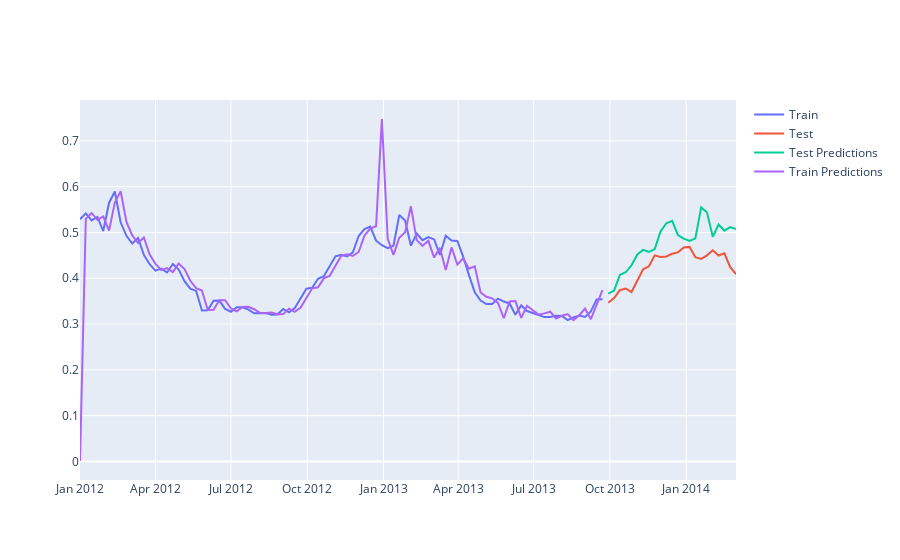

Notebook source saved alongside this figure:
### Code cell
fig = go.Figure()
fig.add_trace(go.Line(x=ToU_train.index, y=ToU_train, mode='lines', name="Train"))
fig.add_trace(go.Line(x=ToU_test.index, y=ToU_test, mode='lines', name="Test"))
fig.add_trace(go.Line(x=ToU_test.index, y=ToU_pred_test, mode='lines', name="Test Predictions"))
fig.add_trace(go.Line(x=ToU_train.index, y=ToU_pred_train, mode='lines', name="Train Predictions"))
fig.show()
